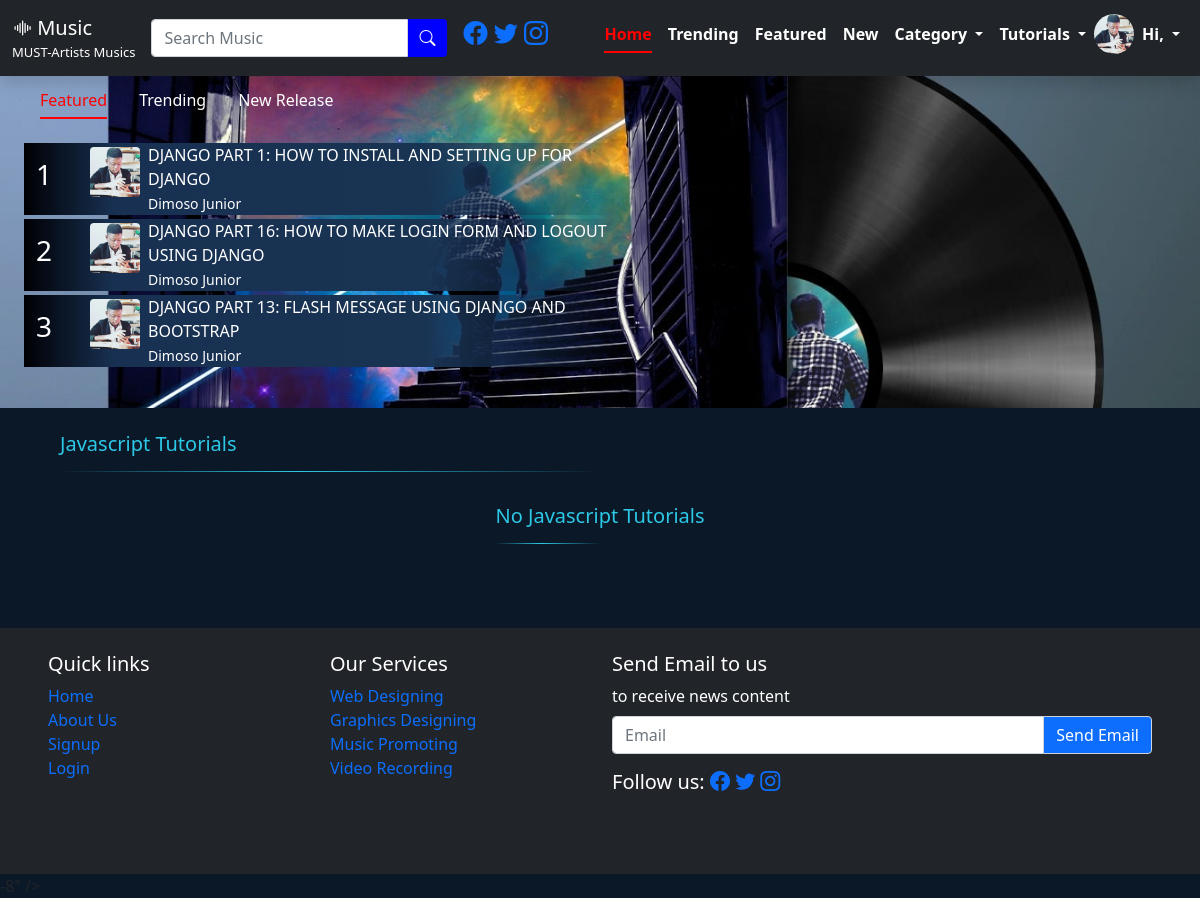
/javascript/, run on the app's committed database.
### MusicApp/models.py (models this page shows, shortened)
class TutorialVideos(models.Model):
	video = EmbedVideoField()
	TutorialName = models.CharField(max_length=1000)
	ArtistName = models.CharField(max_length=1000)
	IsFeatured = models.BooleanField(default=False, blank=True,null=True)
	IsTrending = models.BooleanField(default=False, blank=True,null=True)
	NewRelease = models.BooleanField(default=False, blank=True,null=True)
	ArtistImage = models.ImageField(default="media/media/me.jpg", upload_to="media/", blank=True,null=True)
	TutorialNumber = models.IntegerField(blank=True,null=True)
	Created = models.DateTimeField(auto_now_add=True)
	Type_Choices = (
			('Python Tutorials','Python Tutorials'),
			('Django Tutorials','Django Tutorials'),
			('Html & Css Tutorials','Html & Css Tutorials'),
			('Javascript Tutorials','Javascript Tutorials'),
			('Bootstrap Tutorials','Bootstrap Tutorials'),
		)
	TutorialType = models.CharField(max_length=1000, choices=Type_Choices, blank=True, null=True)

### MusicApp/views.py (the view)
# urls.py: path('javascript/', views.javascript, name="javascript"),
def javascript(request):
	javascript = TutorialVideos.objects.filter(TutorialType='Javascript Tutorials').order_by('?')
	trending = TutorialVideos.objects.filter(IsTrending=True).order_by('-id')[ :3]
	isfeatured = TutorialVideos.objects.filter(IsFeatured=True).order_by('-id')[ :3]
	new_release = TutorialVideos.objects.filter(NewRelease=True).order_by('-id')[ :3]
	context = {
		"javascript":javascript,
		"isfeatured":isfeatured,
		"trending":trending,
		"new_release":new_release,
	}
	return render(request, 'Tutorials/javascript.html',context)

### MusicApp/templates/Tutorials/javascript.html (shortened to what this page needs)
{% extends 'Tutorials/Tutorials_base.html' %}
{% load static %}
{% load embed_video_tags %}
{% block content %}
<!DOCTYPE html>
<html>
<head>
</head>
<body style="">
    <div class="container-fluid" style="margin-bottom: 2cm;">
<h5 class="song-category-title mx-5 pt-4">Javascript Tutorials</h5>
		<section class=" d-flex justify-content-center" style="flex-wrap: wrap;">
{% if javascript %}
{% for x in javascript %}
			<div class="col-md-3 m-3" style="">
				<div style="position: relative;">
					 {% video x.video '100% x 170' %}
					</div>
				<div>
					<div class="lead text-white" style="margin-top: 14px;">
					    {{x.TutorialName}}
				</div>
					<small class="" style="color: red;font-weight: bold;">{{x.ArtistName}} -
					 <span style="color: white;font-weight: bold;">{{x.Created}}</span>
					 </small><br>
					 <p style="color: white"><img src="{%static 'MusicApp/assets/img/me.jpg' %}" class="rounded-circle" style="width: 30px;height: 30px;">  &nbsp; Must Artists Television</p>
				</div>
			</div>
{% endfor %}
{% else %}
<h5 class="song-category-title mx-5 pt-4">No Javascript Tutorials </h5>
{% endif %}
</section>
</div>
</body>
</html>
{% endblock %}

### MusicApp/templates/Tutorials/tutorials_base.html (shortened to what this page needs)
{% load static %}
<!DOCTYPE html>
<html>
<head>
 <link href="{% static 'MusicApp/assets/vendor/fontawesome-free/css/all.min.css' %}" rel="stylesheet">
     <link rel="stylesheet" href="{% static 'MusicApp/assets/jqueryui/jquery-ui.css' %}">
    <link rel="stylesheet" href="{% static 'MusicApp/assets/jqueryui/jquery-ui.structure.min.css' %}">
    <link rel="stylesheet" href="{% static 'MusicApp/assets/jqueryui/jquery-ui.structure.css' %}">
    <link rel="stylesheet" href="{% static 'MusicApp/assets/jqueryui/jquery-ui.theme.min.css' %}">
     <link rel="stylesheet" href="{% static 'MusicApp/assets/jqueryui/jquery-ui.theme.css' %}">
    <link href="{% static 'MusicApp/assets/css/animate.min.css' %}" rel="stylesheet">
    <link href="{% static 'MusicApp/assets/css/bootstrap.min.css' %}" rel="stylesheet">
    <link href="{% static 'MusicApp/assets/vendor/bootstrap-icons/bootstrap-icons.css' %}" rel="stylesheet">
    <link href="{% static 'MusicApp/assets/vendor/fontawesome-free/css/all.min.css' %}" rel="stylesheet">
</head>
<body style="">
	<main>
		<nav class="mainnav shadow navbar-expand-lg navbar navbar-dark bg-dark fixed-top" style="">
		  <div class="container-fluid">
		    <a class="navbar-brand" href="#">
		    	<i class="bi bi-soundwave"></i> Music
		    	<div style="font-size: 13px">MUST-Artists Musics</div>
		    </a>
		    <form method="get" action="{% url 'search_tutorial' %}">
		    <div>
			    <div class="input-group ">
				  <input type="text" name="search" id="search" class="form-control" placeholder="Search Music" aria-label="Recipient's username" aria-describedby="basic-addon2" required>
				  <button type="submit" class="border-0 input-group-text" id="basic-addon2" style="color: white;font-weight: bold;background-color: blue;"><i class="bi bi-search"></i></button>
				</div>
			</div>
		</form>
			<div class="text-white h4 mx-3">
				<a href="">
					<i class="bi bi-facebook"></i>
				</a>
				<a href="">
					<i class="bi bi-twitter"></i>
				</a>
				<a href="">
					<i class="bi bi-instagram"></i>
				</a>
			</div>
		    <div class="collapse navbar-collapse" id="navbarSupportedContent">
		      <ul class="navbar-nav ms-auto mb-2 mb-lg-0">
		        <li class="nav-item">
		          <a class="nav-link active" aria-current="page" href="{% url 'home' %}" style="color: white;font-weight: bold;">Home</a>
		        </li>
		        <li class="nav-item">
		          <a class="nav-link" href="{% url 'trending' %}" style="color: white;font-weight: bold;">Trending</a>
		        </li>
		         <li class="nav-item">
		          <a class="nav-link" href="{% url 'featured' %}" style="color: white;font-weight: bold;">Featured</a>
		        </li>
		        <li class="nav-item">
		          <a class="nav-link" href="{% url 'new_release' %}" style="color: white;font-weight: bold;">New</a>
		        </li>
		        <li class="nav-item dropdown">
		          <a class="nav-link dropdown-toggle" href="#" id="navbarDropdown" role="button" data-bs-toggle="dropdown" aria-expanded="false" style="color: white;font-weight: bold;">
		            Category
		          </a>
		        </li>
		        <li class="nav-item dropdown">
		          <a class="nav-link dropdown-toggle" href="#" id="navbarDropdown" role="button" data-bs-toggle="dropdown" aria-expanded="false" style="color: white;font-weight: bold;">
		            Tutorials
		          </a>
		        </li>
		        <img class="rounded-circle" src="{% static 'MusicApp/assets/img/me.jpg' %}" style="width:40px;height:40px">
		        <li class="nav-item dropdown">
		          <a class="nav-link dropdown-toggle" href="#" id="navbarDropdown" role="button" data-bs-toggle="dropdown" aria-expanded="false" style="color: white;font-weight: bold;">
		            Hi, {{user.username}}
		          </a>
		        </li>
		      </ul>
		    </div>
		  </div>
		</nav>
		<div class="hero-area text-white pt-5 mt-2">
			<ul class="hero-nav nav m-4 nav-pills mb-3" id="pills-tab" role="tablist">
			  <li class="nav-item" role="presentation">
			    <button class="text-white nav-link active" id="pills-home-tab" data-bs-toggle="pill" data-bs-target="#pills-home" type="button" role="tab" aria-controls="pills-home" aria-selected="true">Featured</button>
			  </li>
			  <li class="nav-item" role="presentation">
			    <button class="text-white nav-link" id="pills-profile-tab" data-bs-toggle="pill" data-bs-target="#pills-profile" type="button" role="tab" aria-controls="pills-profile" aria-selected="false">Trending</button>
			  </li>
			  <li class="nav-item" role="presentation">
			    <button class="text-white nav-link" id="pills-contact-tab" data-bs-toggle="pill" data-bs-target="#pills-contact" type="button" role="tab" aria-controls="pills-contact" aria-selected="false">New Release</button>
			  </li>
			</ul>
 <div class="tab-content" id="pills-tabContent">
              <div class="tab-pane fade show active" id="pills-home" role="tabpanel" aria-labelledby="pills-home-tab" tabindex="0">
                  {% if isfeatured %}
                  {% for x in isfeatured %}
                  <a href="{% url 'view_tutorial' x.id %}" style="color: white;text-decoration: none;">
                    <div class="song-small m-1 ms-4 col-md-6 row align-items-center" >
                        <div class="col-1 h3">{{forloop.counter}}</div>
                        <div class="col d-flex">
                        	{% if x.ArtistImage %}
                            <img class="song-small-img rounded m-1" src="{{x.ArtistImage.url}}" >
                            {% endif %}
                            <div class="ms-1">
                                <div>{{x.TutorialName}}</div>
                                <small>{{x.ArtistName}}</small>
                            </div>
                        </div>
                    </div>
                    </a>
                    {% endfor %}
                    {% else %}
<h5 class="song-category-title mx-5 pt-4">No Featured Musics </h5>
{% endif %}
     </div>
 </div>
		</div>
	</main>
{% block content %}
{% endblock %}
<footer class="p-5 pt-4  row bg-dark text-white">
		<div class="col-md-3 mb-4 col-sm-6">
			<h5>Quick links</h5>
			<ul class="nav flex-column">
				<li><a href="{% url 'home' %}">Home</a></li>
				<li><a href="https://readmycv.pythonanywhere.com/">About Us</a></li>
				<li><a href="{% url 'signup' %}">Signup</a></li>
				<li><a href="{% url 'signin' %}">Login</a></li>
			</ul>
		</div>
		<div class="col-md-3 mb-4 col-sm-6">
			<h5>Our Services</h5>
			<ul class="nav flex-column">
				<li><a href="#">Web Designing</a></li>
				<li><a href="#">Graphics Designing</a></li>
				<li><a href="#">Music Promoting</a></li>
				<li><a href="#">Video Recording</a></li>
			</ul>
		</div>
		<div class="col-md-6 mb-4">
			<form method="POST" action="{% url 'send_email' %}">
			<h5>Send Email to us</h5>
			<div>to receive news content</div>
			<div class="input-group mb-3 mt-2">
			  <input type="email"name="Email" class="form-control" placeholder="Email" required>
			  <button class="bg-primary text-white input-group-text" id="basic-addon2">Send Email</button>
			</div>
			</form>
			<div class="text-white h5 ">
				Follow us:
				<a href="">
					<i class="bi bi-facebook"></i>
				</a>
				<a href="">
					<i class="bi bi-twitter"></i>
				</a>
				<a href="">
					<i class="bi bi-instagram"></i>
				</a>
			</div>
		</div>
	</footer>
</body>
</html>-8" />

### MusicApp/templates/Tutorials/javascript.html (style rules this page uses)
html { overflow-x: hidden; }

### data on the page
TutorialVideos: ArtistImage (picture), TutorialName "DJANGO PART 1: HOW TO INSTALL AND SETTING UP FOR DJANGO", ArtistName "Dimoso Junior"
TutorialVideos: ArtistImage (picture), TutorialName "DJANGO PART 16: HOW TO MAKE LOGIN FORM AND LOGOUT USING DJANGO", ArtistName "Dimoso Junior"
TutorialVideos: ArtistImage (picture), TutorialName "DJANGO PART 13: FLASH MESSAGE USING DJANGO AND BOOTSTRAP", ArtistName "Dimoso Junior"
